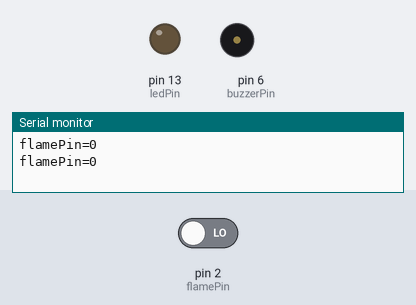
Simulated run of this sketch. Board: Arduino Uno, built with avr-gcc and run on an emulated ATmega328P. On the bench: output pins drawn as LEDs (lit = HIGH), buzzer (waves = sounding, pin HIGH), the last lines printed to the serial monitor. The test bench sets the inputs (shaded band); at power-on: pin 2 (flamePin) LOW.

Above: at 1.8 s.
1.9 s: pin 2 (flamePin) driven HIGH
At 3.0 s:
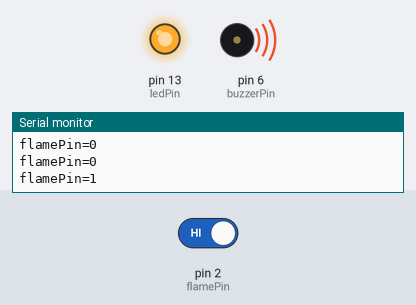
3.5 s: pin 2 (flamePin) driven LOW
At 4.5 s:
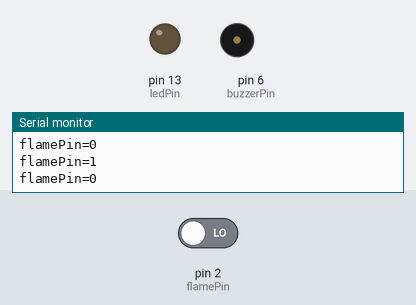
Timing chart, 0 to 6.5 s (numbered marks = the images above; inputs shaded):
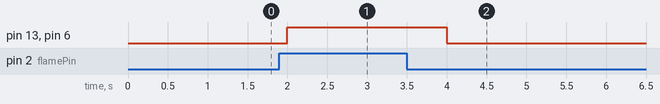

Measured:
- after the input at 1.9 s, pin 13 (ledPin), pin 6 (buzzerPin): LOW → HIGH after 0.10 s
- after the input at 3.5 s, pin 13 (ledPin), pin 6 (buzzerPin): HIGH → LOW after 0.50 s

The sketch:

file_sensor.ino
```cpp
int ledPin = 13;
int buzzerPin = 6;
int flamePin = 2;

void setup() {
  // put your setup code here, to run once:
  pinMode(ledPin, OUTPUT);
  pinMode(buzzerPin, OUTPUT);
  pinMode(flamePin, INPUT);

  Serial.begin(9600);
}

void loop() {
  // put your main code here, to run repeatedly:
  int pin = digitalRead(flamePin);

  Serial.print("flamePin=");
  Serial.println(pin);

  if(digitalRead(flamePin) == HIGH){
    digitalWrite(ledPin, HIGH);
    digitalWrite(buzzerPin, HIGH);
    delay(1000);
  }else{
    digitalWrite(ledPin, LOW);
    digitalWrite(buzzerPin, LOW);
  }
  delay(1000);

}
```
